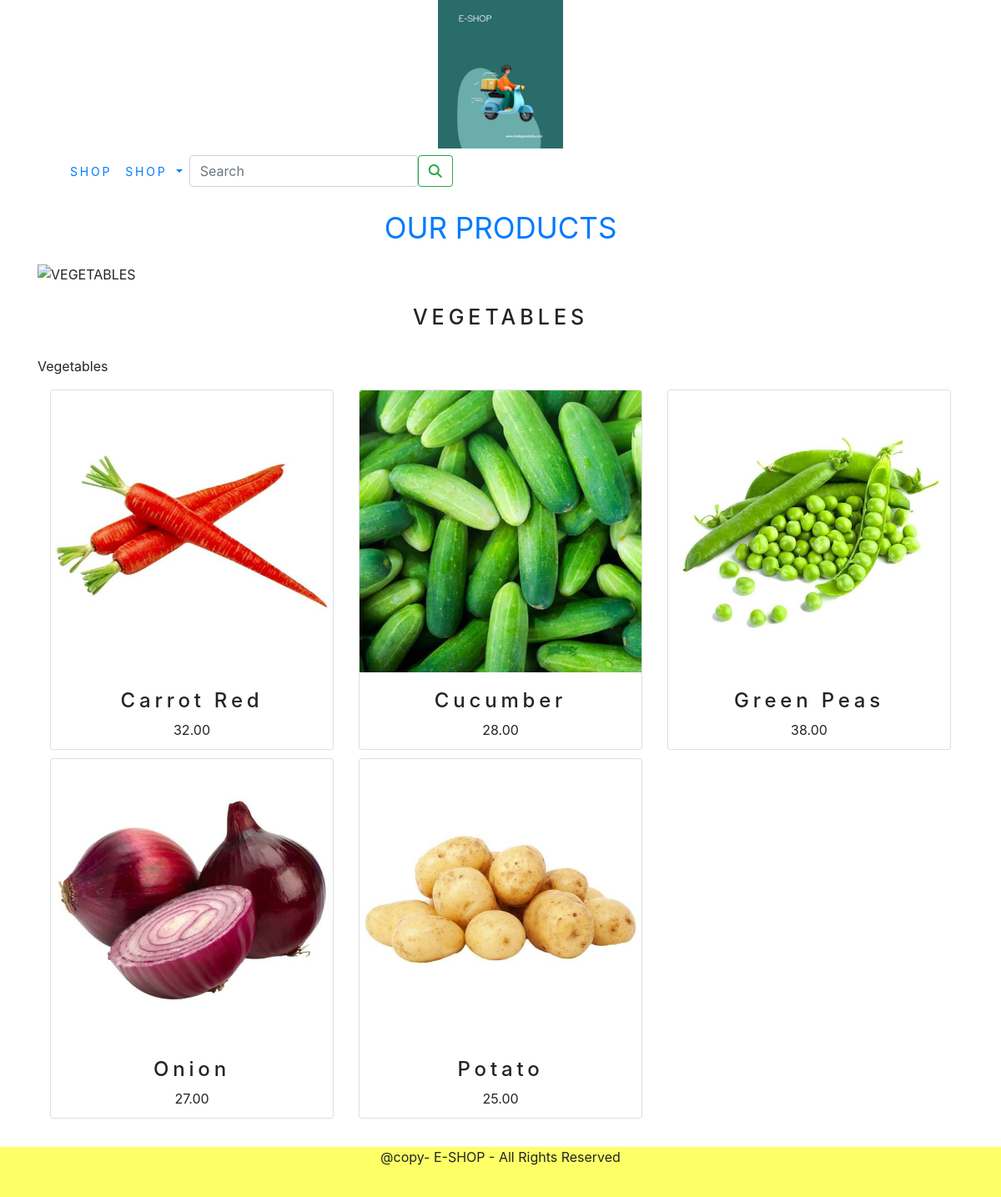
Page /vegetables/ on the committed database.
### shop/models.py (models this page shows, shortened)
class Category(models.Model):
    name = models.CharField(max_length=250, unique=True)
    slug = models.SlugField(max_length=250, unique=True)
    description = models.TextField(blank=True)
    image = models.ImageField(upload_to='Category', blank=True)
    class Meta:
        ordering = ('name',)
        verbose_name = 'Category'
        verbose_name_plural = 'Categories'
    def get_url(self):
        return reverse('shop:Products_by_Category', args=[self.slug])

class Product(models.Model):
    name = models.CharField(max_length=250, unique=True)
    slug = models.SlugField(max_length=250, unique=True)
    description = models.TextField(blank=True)
    price = models.DecimalField(max_digits=10, decimal_places=2)
    category = models.ForeignKey(Category, on_delete=models.CASCADE)
    image = models.ImageField(upload_to='Products', blank=True)
    stock = models.IntegerField()
    available = models.BooleanField(default=True)
    created = models.DateTimeField(auto_now_add=True)
    updated = models.DateTimeField(auto_now=True)
    def get_url(self):
        return reverse('shop:prodcatdetail', args=[self.category.slug, self.slug])
    class Meta:
        ordering = ('name',)
        verbose_name = 'Product'
        verbose_name_plural = 'Products'

### shop/views.py (the view)
# urls.py: path('', views.allProdCat, name='allProdCat'),
def allProdCat(request, c_slug=None):
    c_page = None
    products_list = None
    if c_slug != None:
        c_page = get_object_or_404(Category, slug=c_slug)
        products_list = Product.objects.all().filter(category=c_page, available=True)
    else:
        products_list = Product.objects.all().filter(available=True)
    paginator = Paginator(products_list,6)
    try:
        page = int(request.GET.get('page','1'))
    except:
        page = 1
    try:
        products = paginator.page(page)
    except (EmptyPage,InvalidPage):
        products = paginator.page(paginator.num_pages)
    return render(request, 'category.html', {'category': c_page, 'products': products})

### cart/context_processors.py (called while the page is built)
def counter(request):
    item_count = 0
    if 'admin' in request.path:
        return {}
    else:
        try:
            cart = Cart.objects.filter(cart_id = _cart_id(request))
            cart_items = CartItem.objects.all().filter(cart=cart[:1])
            for cart_item in cart_items:
                item_count = cart_item.quantity
        except cart.DoesNotExist:
            item_count = 0
    return dict(item_count=item_count)

### cart/views.py (called while the page is built)
def _cart_id(request):
    cart = request.session.session_key
    if not cart:
        cart = request.session.create()
    return cart

### shop/context_processors.py (called while the page is built)
def menu_links(request):
    links = Category.objects.all()
    return dict(links=links)

### templates/category.html (shortened to what this page needs)
{% extends 'base.html' %}
{% load static %}
{% block content %}
{% if category %}
<div>
    <div class="row my_row_class">
        <div class="mx-auto">
        <p><a href="{% url 'shop:allProdCat' %}"> OUR PRODUCTS</a> </p>
    </div>
        </div>
</div>
{% endif %}
<div class="mx-auto">
    {% if category %}
    <img class="my_image" src="{{category.img.url}}" alt="{{category.name}}" width="250px">
</div>
<br>
<div>
    <h1 class="text-center my_title"> {{ category.name }}</h1> <br>
    <p class="text-justify"> {{ category.description }}</p>
</div>
{% endif %}
<div class="container">
    <div class="row mx_auto">
        {% for product in products %}
        <div class="my_bottom_margin col-9 col-sm-12 col-md-4 col-lg-4">
            <div class="card text-center" style="min-width:18rem;height:27rem;">
                  <a href="{{product.get_url}}"><img class="card-img-top my_image" src="{{product.image.url}}" alt="{{product.name}}" width="250px"></a>
                <div class="card-body">
                    <h4> {{ product.name }}</h4>
                    <p> {{ product.price }}</p>
                </div>
            </div>
        </div>
{% endfor %}
    </div>
    <br>
</div>
  {% endblock %}

### shop/static/css/custom.css (style rules this page uses)
body { font-family: 'Signika', sans-serif; }
.my_row_class { padding-top: 15px; }
.my_row_class .mx-auto { color : #000; font-size : 35px; }
.my_image { width : 100%; height: auto; }
.my_title { font-size : 25px; text_transform: uppercase; letter-spacing : .2em; }
.my_bottom_margin { margin-bottom:10px; }
.card-body h4 { font_size : 14px; text_transform: uppercase; letter-spacing : .2em; }

### rows in the picture
Category: name "VEGETABLES", description "Vegetables"
Product: image (picture), name "Carrot Red", price "32.00"
Product: image (picture), name "Cucumber", price "28.00"
Product: image (picture), name "Green Peas", price "38.00"
Product: image (picture), name "Onion", price "27.00"
Product: image (picture), name "Potato", price "25.00"
